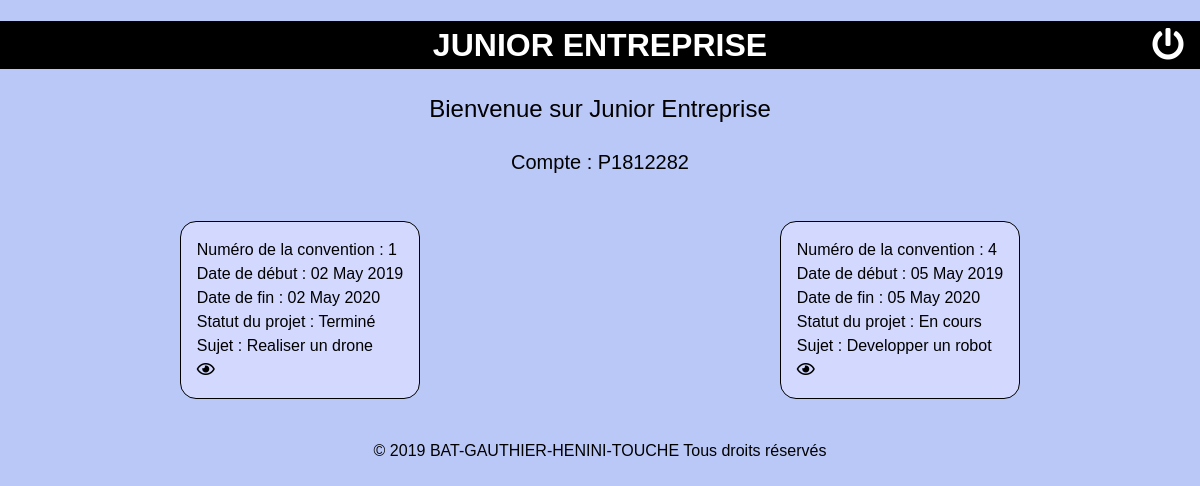
/accueil (signed in), run on the app's committed database.
### tables this page shows
CREATE TABLE IF NOT EXISTS `table_convention_etudiant` (
  `id_convention` int(11) NOT NULL,
  `id_etudiant` int(11) NOT NULL,
  PRIMARY KEY (`id_convention`,`id_etudiant`),
  KEY `fk_convetu_etudiant` (`id_etudiant`)
);

CREATE TABLE IF NOT EXISTS `table_convention` (
  `id_convention` int(11) NOT NULL AUTO_INCREMENT,
  `id_client` int(4) NOT NULL,
  `date_debut` date NOT NULL,
  `date_fin` date NOT NULL,
  `montant` double(10,2) NOT NULL,
  `sujet` varchar(255) NOT NULL,
  `statut_projet` varchar(100) NOT NULL,
  `date_facture` date DEFAULT NULL,
  `montant_regle` double(10,2) DEFAULT NULL,
  PRIMARY KEY (`id_convention`),
  KEY `fk_convention` (`id_client`)
);

### Controller/AuthController.php (called while the page is built, shortened)
<?php
class AuthController extends Controller {
    public static function isAdmin() {
        return false;
    }
}

### index.php (called while the page is built, shortened)
<?php
$json_file = file_get_contents('routes.json');
$jsonToArray = json_decode($json_file, true);
$routes = $jsonToArray;
$url = $_SERVER['REQUEST_URI'];
$url = str_replace('/AppliSynth', '', $url);
$url = strtok($url, '?');
foreach ($routes as $key => $values) {
    if ($url == $values["path"]) {
        $functionToExecute = $values["run"];
        break;
    }
}
$controller = new $controllerToCall();
$controller->$functionToExecute();

### Core/Manager.php (called while the page is built, shortened)
<?php
class Manager {
    public function dbConnect() {
        $db = Database::getInstance();
        $req = $db->getPDO();
        return $req;
    }
}

### View/Public/homeEtudiant.php (the view, shortened to what this page needs)
<main>
<?php
    foreach ($idconv as $id): ?>
    <?php
        $manager = new Manager();
        $req = $manager->dbConnect();
        $req = $req->prepare('SELECT *, DATE_FORMAT(date_debut, \'%d %M %Y\') AS date_debut_fr, DATE_FORMAT(date_fin, \'%d %M %Y\') AS date_fin_fr FROM table_convention WHERE id_convention = ?');
        $req->execute([$id['id_convention']]);
        $data = $req->fetch();
    ?>
    <div class="conventions">
        <div>Numéro de la convention : <?= $data['id_convention'] ?></div>
        <div>Date de début : <?= $data['date_debut_fr'] ?></div>
        <div>Date de fin : <?= $data['date_fin_fr'] ?></div>
        <div>Statut du projet : <?= $data['statut_projet'] ?></div>
        <div>Sujet : <?= $data['sujet'] ?></div>
        <a href="conventionPDF?id=<?= $data['id_convention'] ?>" title="Visualiser"><i class="far fa-eye"></i></a>
    </div>
    <?php endforeach; ?>
</main>

### Controller/PublicController.php (shortened to what this page needs)
<?php
class PublicController extends Controller {
    public function homePage() {
        if (!AuthController::isAdmin()) {
            $manager = new Manager();
            $req = $manager->dbConnect();
            $req = $req->prepare('SELECT id_etudiant FROM table_etudiant WHERE login = ?');
            $req->execute([$_SESSION['member']['pseudo']]);
            $id = $req->fetch();
            $req = $manager->dbConnect()->prepare('SELECT id_convention FROM table_convention_etudiant WHERE id_etudiant = ?');
            $req->execute([$id['id_etudiant']]);
            $idconv = $req->fetchAll();
            $this->render('homeEtudiant.php', 'Accueil', compact('idconv'));
        } else {
            $this->render('home.php', 'Accueil');
        }
    }
}

### Core/Controller.php (shortened to what this page needs)
<?php
class Controller {
    private $viewPaths = [
        "Admin" => 'View/Admin/',
        "Public" => 'View/Public/',
        "Layout" => 'View/Layout/'
    ];
    public function render($view, $title, $vars = []) {
        extract($vars);
        if (($viewToDisplay = $this->searchView($view)) != null) {
            if ($view == 'connexion.php') {
                require $this->viewPaths['Layout'] . 'headerConnexion.php';
            } else {
                require $this->viewPaths['Layout'] . 'header.php';
            }
            require $viewToDisplay;
            require $this->viewPaths['Layout'] . 'footer.php';
        }
    }
    public function searchView($view) {
        foreach ($this->viewPaths as $key => $path) {
            if (file_exists($path . $view)) {
                return $path . $view;
            }
        }
        return null;
    }
}

### View/Layout/header.php (shortened to what this page needs)
<!DOCTYPE html>
<html>
    <head>
        <link rel="stylesheet" type="text/css" media="screen" href="style.css" />
        <link rel="stylesheet" href="https://use.fontawesome.com/releases/v5.8.2/css/all.css" />
    </head>
<body>
    <header>
        <h1 id="main-title">Junior Entreprise <a href="<?= BASE_URL . '/deconnexion' ?>" title="Se déconnecter"><i class="fas fa-power-off"></i></a></h1>
        <div>
            <p id="welcome-message">Bienvenue sur Junior Entreprise</p>
            <p>Compte : <?= ucfirst($_SESSION['member']['pseudo']) ?></p>
        </div>
    </header>
    <div class="site-main">

### View/Layout/footer.php (shortened to what this page needs)
    </div>
    <footer>
        <p>&copy; <?= date('Y') ?> BAT-GAUTHIER-HENINI-TOUCHE Tous droits réservés</p>
    </footer>
</body>
</html>

### style.css (style rules this page uses)
html { font: 400 16px/1.5 sans-serif; }
body { margin: 0; min-height: 100vh; display: flex; flex-direction: column; background-color: rgb(186, 200, 247); }
main { flex: 1 1 auto; display: flex; justify-content: center; }
a { text-decoration: none; color: black; }
#main-title { text-transform: uppercase; background-color: black; color: white; text-align: center; position: relative; }
#main-title a { text-decoration: none; color: white; position: absolute; right: 1rem; }
#welcome-message { font-size: 1.5rem; margin: 0 auto; text-align: center; }
#welcome-message ~ p { text-align: center; font-size: 1.25rem; }
footer p { text-align: center; }
.conventions { margin: 1.5rem auto; display: flex; flex-direction: column; border-style: solid; border-radius: 1rem; border-width: 0.05rem; padding: 1rem; background-color: #D2D8FE; }

### data on the page
table_convention_etudiant: id_convention.id_convention "1", date_debut_fr "02 May 2019", date_fin_fr "02 May 2020", id_convention.statut_projet "Terminé", id_convention.sujet "Realiser un drone"
table_convention_etudiant: id_convention.id_convention "4", date_debut_fr "05 May 2019", date_fin_fr "05 May 2020", id_convention.statut_projet "En cours", id_convention.sujet "Developper un robot"

### other printed values
$_SESSION['member']['pseudo'] "P1812282"
